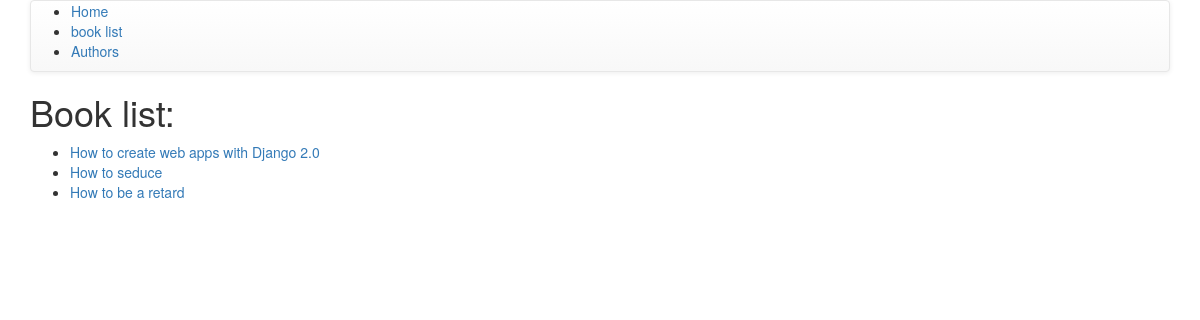
/catalog/books/, run on an earlier commit of the app's database.
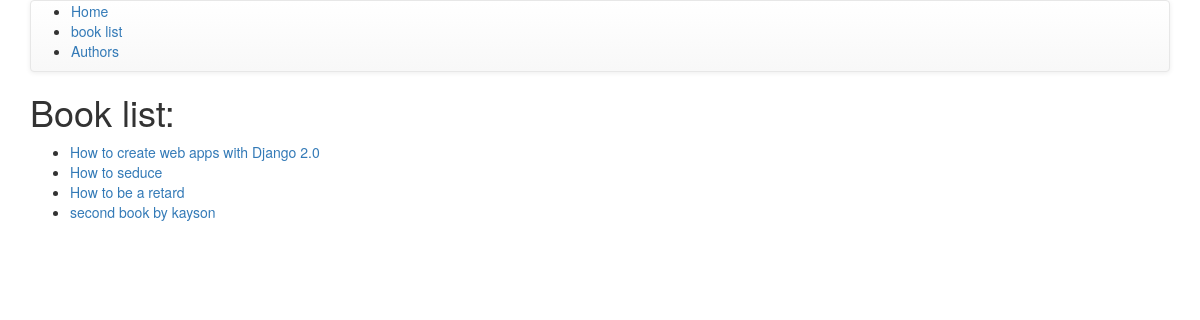
And on a later commit of the database.
### catalog/models.py (models this page shows, shortened)
class Book(models.Model):
    title = models.CharField(max_length=200)
    author = models.ForeignKey('Author', on_delete=models.SET_NULL, null = True)
    summary = models.TextField(max_length=1000, help_text='Enter a brief description of the book')
    isbn = models.CharField('ISBN',
                            max_length=13,
                            help_text='13 Character <a href="https://www.isbn-international.org/content/what-isbn">ISBN Number</a>')
    genre = models.ManyToManyField(Genre, help_text='Select a genre for this book')
    def get_absolute_url(self):
        return reverse('catalog:book-detail', kwargs={'pk':(str(self.id))})
    def display_genre(self):
        return ','.join([genre.name for genre in self.genre.all()[:3]])
    display_genre.short_description = 'Genre'

### catalog/views.py (the view)
# urls.py: path('books/', views.BookListView.as_view(), name='books'),
class BookListView(generic.ListView):
    model = Book
    template_name = 'catalog/book_list.html'
    context_object_name = 'book_list'
    paginate_by = 10
    def get_queryset(self):
        return Book.objects.all()[:5] # Get 5 books containing the title ho
    def get_context_data(self, **kwargs):
        context = super(BookListView, self).get_context_data(**kwargs)
        context['some_data'] = 'This is just some data'
        return context

### catalog/templates/catalog/book_list.html (shortened to what this page needs)
{% extends "catalog/base.html" %}
{% load static %}
{% block content %}
  <h1>Book list:</h1>
  {% if book_list %}
    <ul>
      {% for book in book_list %}
        <li><a href="{{book.get_absolute_url}}">{{ book.title }}</a></li>
      {% endfor %}
    </ul>
  {% else %}
    <h2>NO BOOKS IN THIS LIBRARY</h2>
  {% endif %}
{% endblock %}

What changed in the data, as far as the page shows it:
added Book: title "second book by kayson"
